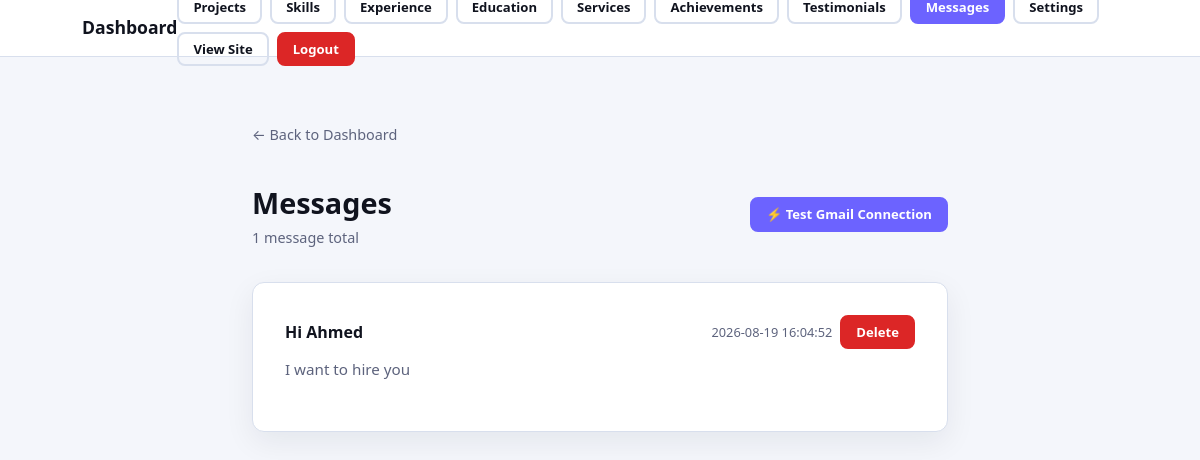
/admin/messages (signed in), run on an earlier commit of the app's database.
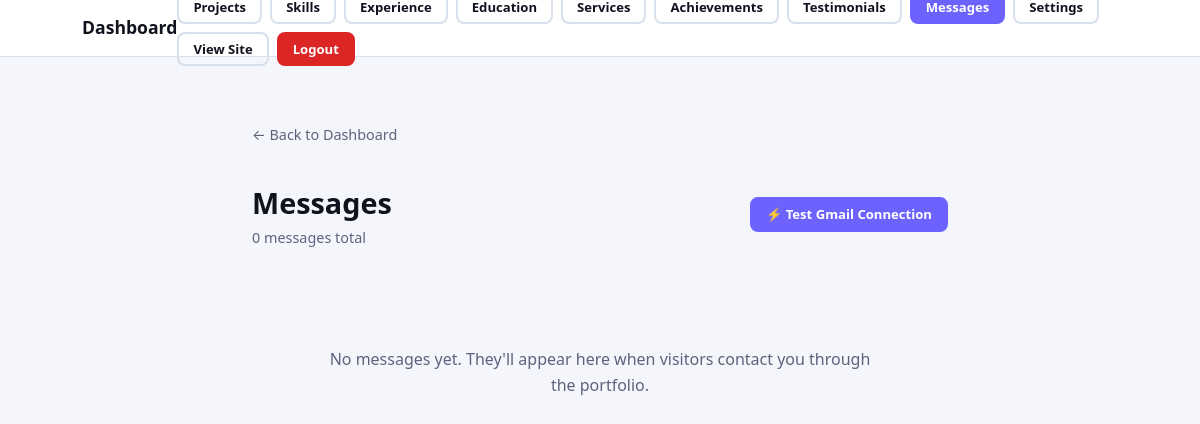
And on a later commit of the database.
### tables this page shows
CREATE TABLE messages (
            id           INTEGER PRIMARY KEY AUTOINCREMENT,
            sender_name  TEXT    NOT NULL,
            sender_email TEXT    NOT NULL,
            message      TEXT    NOT NULL,
            is_read      INTEGER DEFAULT 0,
            created_at   TIMESTAMP DEFAULT CURRENT_TIMESTAMP
        );

### app.py (the view)
@app.route("/admin/messages")
@login_required
def admin_messages():
    db = get_db()
    messages = db.execute("SELECT * FROM messages ORDER BY created_at DESC").fetchall()
    db.execute("UPDATE messages SET is_read = 1 WHERE is_read = 0")
    db.commit()
    return render_template("admin/messages.html", messages=messages)

### app.py (called while the page is built)
def get_db():
    if "db" not in g:
        g.db = sqlite3.connect(DATABASE)
        g.db.row_factory = sqlite3.Row
        g.db.execute("PRAGMA foreign_keys = ON")
    return g.db

def get_settings(db=None):
    if db is None:
        db = get_db()
    return db.execute("SELECT * FROM site_settings WHERE id = 1").fetchone()

@app.context_processor
def inject_globals():
    try:
        settings = get_settings()
        unread = get_db().execute(
            "SELECT COUNT(*) FROM messages WHERE is_read = 0"
        ).fetchone()[0]
    except Exception:
        settings = None
        unread = 0
    return dict(settings=settings, unread_count=unread)

def login_required(view):
    @functools.wraps(view)
    def wrapped(**kwargs):
        if not session.get("admin_logged_in"):
            flash("Please log in to access the dashboard.", "warning")
            return redirect(url_for("admin_login"))
        return view(**kwargs)
    return wrapped

### templates/admin/messages.html (shortened to what this page needs)
{% extends "base.html" %}
{% block body %}
<nav class="admin-nav">
    <div class="container admin-nav__inner">
        <a href="{{ url_for('admin_dashboard') }}" class="admin-nav__logo">Dashboard</a>
        <div class="admin-nav__actions">
            <a href="{{ url_for('admin_dashboard') }}" class="btn btn--sm btn--outline">Projects</a>
            <a href="{{ url_for('admin_skills') }}" class="btn btn--sm btn--outline">Skills</a>
            <a href="{{ url_for('admin_experience') }}" class="btn btn--sm btn--outline">Experience</a>
            <a href="{{ url_for('admin_education') }}" class="btn btn--sm btn--outline">Education</a>
            <a href="{{ url_for('admin_services') }}" class="btn btn--sm btn--outline">Services</a>
            <a href="{{ url_for('admin_achievements') }}" class="btn btn--sm btn--outline">Achievements</a>
            <a href="{{ url_for('admin_testimonials') }}" class="btn btn--sm btn--outline">Testimonials</a>
            <a href="{{ url_for('admin_messages') }}" class="btn btn--sm btn--primary">
            </a>
            <a href="{{ url_for('admin_settings') }}" class="btn btn--sm btn--outline">Settings</a>
            <a href="{{ url_for('index') }}" class="btn btn--sm btn--outline">View Site</a>
            <a href="{{ url_for('admin_logout') }}" class="btn btn--sm btn--danger">Logout</a>
        </div>
    </div>
</nav>
<main class="admin-main">
    <div class="container" style="max-width:760px;">
        <a href="{{ url_for('admin_dashboard') }}" class="back-link">&larr; Back to Dashboard</a>
        <div class="admin-header">
            <div>
                <h1 class="admin-header__title">Messages</h1>
                <p class="admin-header__subtitle">{{ messages | length }} message{{ 's' if messages | length != 1 }} total</p>
            </div>
            <div>
                <form method="POST" action="{{ url_for('admin_test_email') }}" style="display:inline;">
                    <button type="submit" class="btn btn--sm btn--primary">⚡ Test Gmail Connection</button>
                </form>
            </div>
        </div>
        {% if messages %}
            {% for msg in messages %}
            <div class="message-card {% if not msg.is_read %}message-card--unread{% endif %}">
                <div class="message-card__header">
                    <div>
                        <span class="message-card__sender">{{ msg.sender_name }}</span>
                    </div>
                    <div style="display:flex; align-items:center; gap:var(--space-sm);">
                        <span class="message-card__date">{{ msg.created_at }}</span>
                        <form method="POST" action="{{ url_for('admin_delete_message', msg_id=msg.id) }}"
                              style="display:inline;" onsubmit="return confirm('Delete this message?');">
                            <button type="submit" class="btn btn--sm btn--danger">Delete</button>
                        </form>
                    </div>
                </div>
                <p class="message-card__body">{{ msg.message }}</p>
            </div>
            {% endfor %}
        {% else %}
        <div class="empty-state">
            <p>No messages yet. They'll appear here when visitors contact you through the portfolio.</p>
        </div>
        {% endif %}
    </div>
</main>
{% endblock %}

What changed in the data, as far as the page shows it:
removed messages: sender_name "Hi Ahmed", created_at "2026-08-19 16:04:52", message "I want to hire you"
Also different on the page:
{{ messages | length }}: "1" → "0"
{{ 's' if messages | length != 1 }}: (not shown) → "s"
text now shown: "No messages yet. They'll appear here when visitors contact you through the portfolio."
